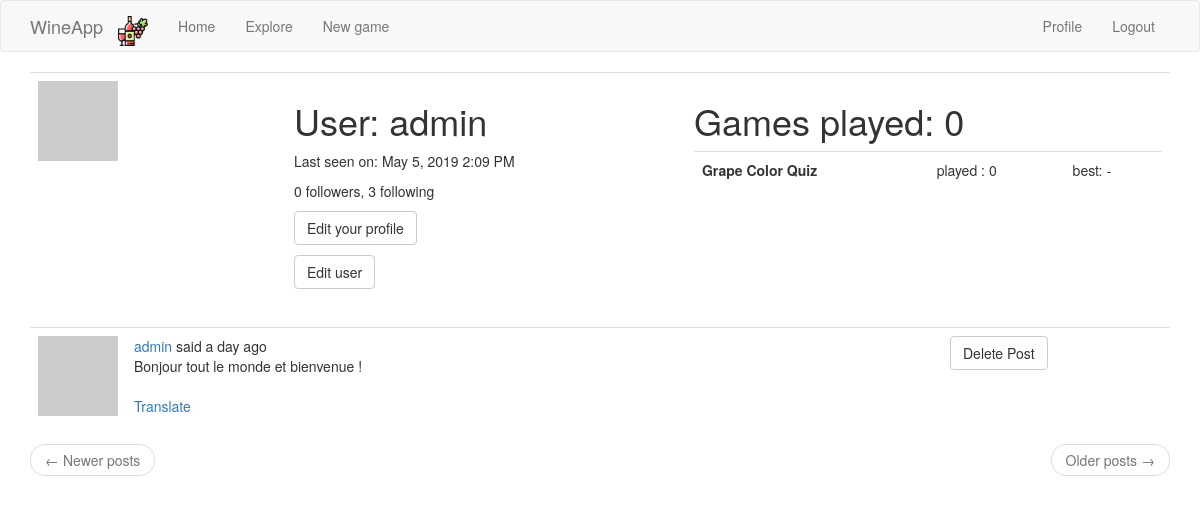
The page /user/admin (signed in) on the database as committed earlier.
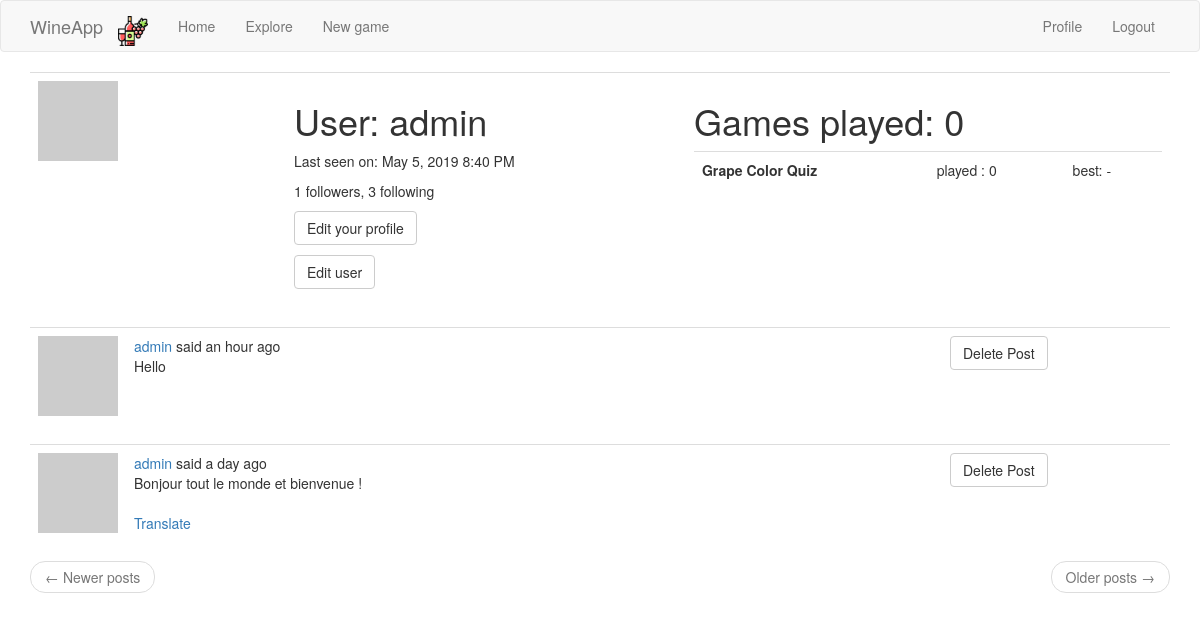
The same page on the database as committed later.
### app/models.py (models this page shows, shortened)
class User(UserMixin, db.Model):
    id = db.Column(db.Integer, primary_key=True)
    username = db.Column(db.String(64), index=True, unique=True)
    email = db.Column(db.String(120), index=True, unique=True)
    password_hash = db.Column(db.String(128))
    posts = db.relationship('Post', backref='author', lazy='dynamic')
    about_me = db.Column(db.String(140))
    last_seen = db.Column(db.DateTime, default=datetime.utcnow)
    followed = db.relationship(
        'User', secondary=followers,
        primaryjoin=(followers.c.follower_id == id),
        secondaryjoin=(followers.c.followed_id == id),
        backref=db.backref('followers', lazy='dynamic'), lazy='dynamic')
    def avatar(self, size):
        digest = md5(self.email.lower().encode('utf-8')).hexdigest()
        return 'https://www.gravatar.com/avatar/{}?d=identicon&s={}'.format(
            digest, size)

class Post(db.Model):
    id = db.Column(db.Integer, primary_key=True)
    body = db.Column(db.String(140))
    timestamp = db.Column(db.DateTime, index=True, default=datetime.utcnow)
    user_id = db.Column(db.Integer, db.ForeignKey('user.id'))
    language = db.Column(db.String(5))

### app/main/routes.py (the view)
@bp.route('/user/<username>')
@login_required
def user(username):
    user_ = User.query.filter_by(username=username).first_or_404()
    summary_per_type, nb_played_games = get_player_stats(user_)
    page = request.args.get('page', 1, type=int)
    posts = user_.posts.order_by(Post.timestamp.desc()).paginate(
        page, current_app.config['POSTS_PER_PAGE'], False)
    next_url = url_for('main.user', username=user_.username,
                       page=posts.next_num) if posts.has_next else None
    prev_url = url_for('main.user', username=user_.username,
                       page=posts.prev_num) if posts.has_prev else None
    return render_template('user.html', user=user_, posts=posts.items,
                           next_url=next_url, prev_url=prev_url, nb_played_games=nb_played_games,
                           games_data=summary_per_type)

### app/main/routes.py (called while the page is built)
@bp.before_app_request
def before_request():
    if current_user.is_authenticated:
        current_user.last_seen = datetime.utcnow()
        db.session.commit()
    g.locale = str(get_locale())

### app/models.py (called while the page is built)
@login.user_loader
def load_user(id):
    return User.query.get(int(id))

def get_player_stats(user_):
    games = Game.query.filter_by(player_id=user_.id).all()
    games_per_type = {}
    for game_type, game_name in current_app.config['GAMES_TO_NAMES'].items():
        games_per_type[(game_type, game_name)] = [game for game in games if game.game_type == game_type]
    summary_per_type = []
    for (game_type, game_name), games in games_per_type.items():
        summary_per_type.append(
            {
                'name': game_name,
                'type': game_type,
                'nb_played': len(games),
                'best': max(games, key=lambda x: x.score).score if len(games) > 0 else '-'
            }
        )
        return summary_per_type, len(games)

### app/templates/user.html (shortened to what this page needs)
{% extends "base.html" %}
{% block app_content %}
<table class="table table-hover">
    <tr>
        <td width="256px"><img src="{{ user.avatar(256) }}"></td>
        <td>
            <h1>{{ _('User') }}: {{ user.username }}</h1>
            {% if user.last_seen %}
            <p>{{ _('Last seen on') }}: {{ moment(user.last_seen).format('LLL') }}</p>
            {% endif %}
            <p>{{ _('%(count)d followers', count=user.followers.count()) }}, {{ _('%(count)d following',
                count=user.followed.count()) }}</p>
            {% if user == current_user %}
            <p><a class="btn btn-default" href="{{ url_for('main.edit_profile') }}">{{ _('Edit your profile') }}</a></p>
            {% elif not current_user.is_following(user) %}
            <p><a class="btn btn-default" href="{{ url_for('main.follow', username=user.username) }}">{{ _('Follow') }}</a></p>
            {% else %}
            <p><a class="btn btn-default" href="{{ url_for('main.unfollow', username=user.username) }}">{{ _('Unfollow') }}</a></p>
            {% endif %}
            {% if current_user.username == 'admin' %}
            <p><a class="btn btn-default" href="{{ url_for('main.edit_user', username=user.username) }}">{{ _('Edit user') }}</a></p>
            {% endif %}
        </td>
        <td>
            <h1>Games played: {{ nb_played_games }}</h1>
            <table class="table table-hover">
                {% for game in games_data %}
                <tr onclick="window.location='{{ url_for('main.quick_new_game', game_type=game.type) }}'">
                    <th>{{ game.name }}</th>
                    <td>played : {{ game.nb_played }}</td>
                    <td>best: {{ game.best }}</td>
                    {% endfor %}
                </tr>
            </table>
        </td>
    </tr>
</table>
{% for post in posts %}
{% include '_post.html' %}
{% endfor %}
<nav aria-label="...">
    <ul class="pager">
        <li class="previous{% if not prev_url %} disabled{% endif %}">
            <a href="{{ prev_url or '#' }}">
                <span aria-hidden="true">&larr;</span> {{ _('Newer posts') }}
            </a>
        </li>
        <li class="next{% if not next_url %} disabled{% endif %}">
            <a href="{{ next_url or '#' }}">
                {{ _('Older posts') }} <span aria-hidden="true">&rarr;</span>
            </a>
        </li>
    </ul>
</nav>
{% endblock %}

### app/templates/base.html (shortened to what this page needs)
{% extends 'bootstrap/base.html' %}
{% block navbar %}
<nav class="navbar navbar-default">
    <div class="container">
        <div class="navbar-header">
            <a class="navbar-brand" href="{{ url_for('main.index') }}">WineApp</a>
        </div>
        <div class="collapse navbar-collapse" id="bs-example-navbar-collapse-1">
            <ul class="nav navbar-nav">
                <li><a href="{{ url_for('main.index') }}" class="navbar-brand">
                    <img src="/static/bottle_red_wine.png" style="height:30px;margin:0px;padding:0px;">
                </a></li>
                <li><a href="{{ url_for('main.index') }}">{{ _('Home') }}</a></li>
                <li class="nav-item dropdown">
                    <a class="nav-link dropdown-toggle" href="#" id="navbarDropdown" role="button"
                       data-toggle="dropdown" aria-haspopup="true" aria-expanded="false">
                        Explore
                    </a>
                </li>
                <li><a href="{{ url_for('main.new_game') }}">{{ _('New game') }}</a></li>
            </ul>
            <ul class="nav navbar-nav navbar-right">
                {% if current_user.is_anonymous %}
                <li><a href="{{ url_for('auth.login') }}">{{ _('Login') }}</a></li>
                {% else %}
                <li><a href="{{ url_for('main.user', username=current_user.username) }}">{{ _('Profile') }}</a></li>
                <li><a href="{{ url_for('auth.logout') }}">{{ _('Logout') }}</a></li>
                {% endif %}
            </ul>
        </div>
    </div>
</nav>
{% endblock %}
{% block content %}
<div class="container">
    {% block app_content %}{% endblock %}
</div>
{% endblock %}

### app/templates/_post.html (shortened to what this page needs)
    <table class="table table-hover">
        <tr>
            <td width="70px">
                <a href="{{ url_for('main.user', username=post.author.username) }}">
                    <img src="{{ post.author.avatar(70) }}" />
                </a>
            </td>
            <td>
                {{ _('%(username)s said %(when)s',
                    username=user_link, when=moment(post.timestamp).fromNow()) }}
                <br>
                <span id="post{{ post.id }}">{{ post.body }}</span>
                {% if post.language and post.language != g.locale %}
                <br><br>
                <span id="translation{{ post.id }}">
                    <a href="javascript:translate(
                                '#post{{ post.id }}',
                                '#translation{{ post.id }}',
                                '{{ post.language }}',
                                '{{ g.locale }}');">{{ _('Translate') }}</a>
                </span>
                {% endif %}
            </td>
            {% if current_user.username == 'admin' or current_user.username == post.author.username %}
            <td style="width:20%">
                <a class="btn btn-default" href="{{ url_for('main.delete_post', post_id=post.id) }}">Delete Post</a>
            </td>
            {% endif %}
        </tr>
    </table>

Rows that differ between the two databases and show on the page:
changed User "admin": last_seen "May 5, 2019 2:09 PM" → "May 5, 2019 8:40 PM"
added Post: body "Hello"
Other text that changed with them:
text no longer shown: "0 followers"
text now shown: "1 followers"
